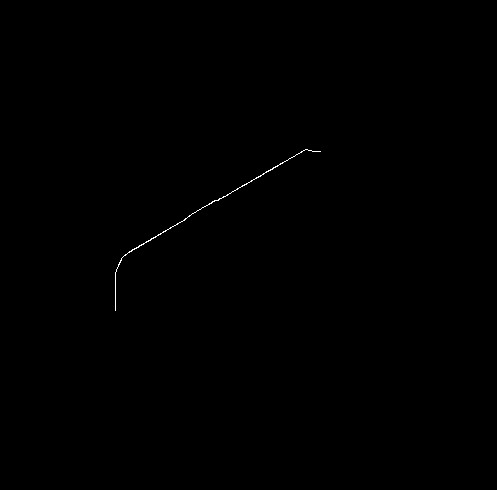
#> input picture Image/Moduel_image/yoyo.jpg, 497 x 490 px, found by its file name
$ python harris.py
#> lines starting #> are read from the running program, lines starting #| are printed output that depends on the picture; after the words box and inside, x2 and y2 are one past the last pixel; in counts of white or black regions, pixels touching at a corner belong together
import cv2
import numpy as np

filename = r'C:\Users\aminb\Desktop\FIBO\Image\Moduel_image\yoyo.jpg'
img = cv2.imread(filename)
#> img is the input picture: shape (490, 497, 3); min 0, max 255, mean 0.3
gray = cv2.cvtColor(img,cv2.COLOR_BGR2GRAY)

gray = np.float32(gray)
dst = cv2.cornerHarris(gray,2,3,0.04)
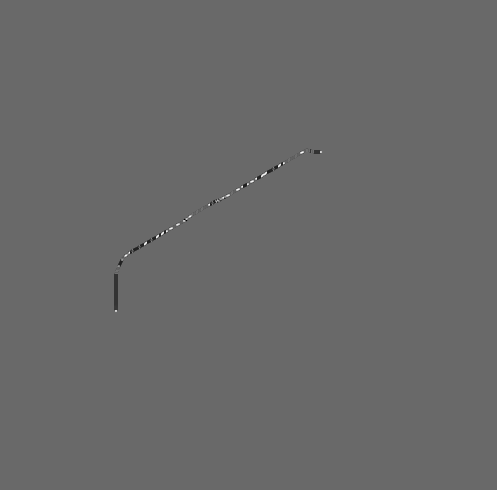
#> dst: shape (490, 497) float32; min -82780248, max 116726248, mean -33293.9; drawn with min black and max white

#result is dilated for marking the corners, not important
dst = cv2.dilate(dst,None)
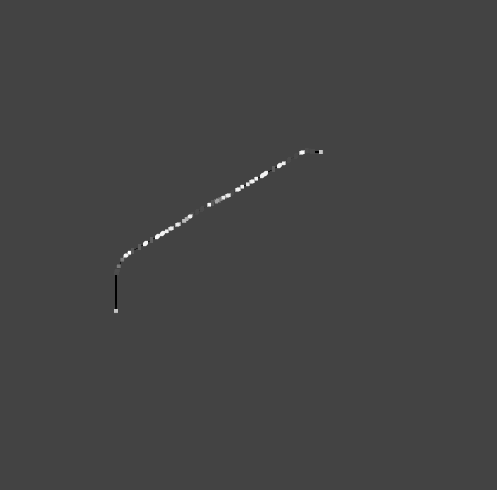
#> dst: shape (490, 497) float32; min -42282504, max 116726248, mean 194483.9; drawn with min black and max white

# Threshold for an optimal value, it may vary depending on the image.
img[dst>0.95*dst.max()]=[0,0,255]
#> img: shape (490, 497, 3); 0.02% of pixels changed, all inside (x1, y1, x2, y2) = (124, 151, 304, 257)

cv2.imshow('dst',img)
cv2.imwrite('result_conner.png',img)
if cv2.waitKey(0) & 0xff == 27:
#> (key Esc is pressed here)
    cv2.destroyAllWindows()
